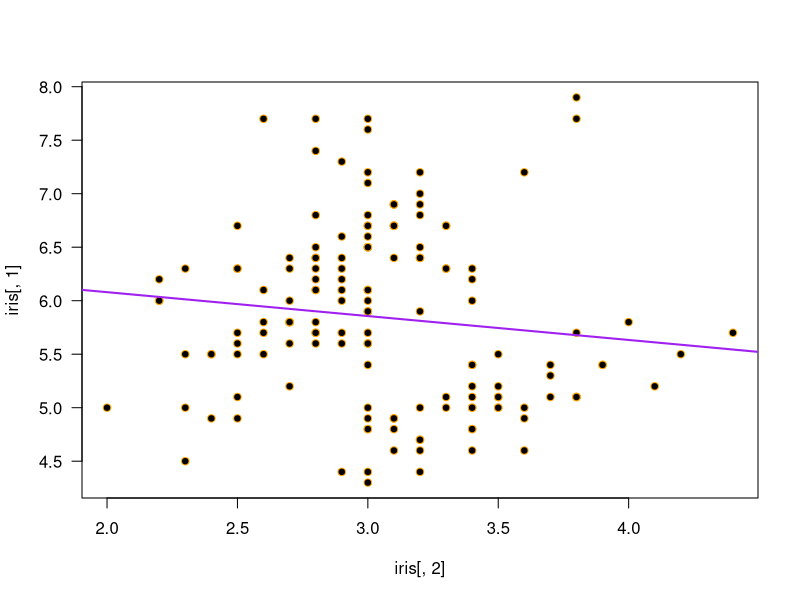

Reproduce this figure in R.
## ---- chunk 1

data(iris)

plot(iris[ , 1] ~ iris[ , 2], pch = 21, col = 'orange', bg = 'black', las = 1)
abline(lm(iris[ , 1] ~ iris[ , 2]), lwd = 2, col = 'purple')


